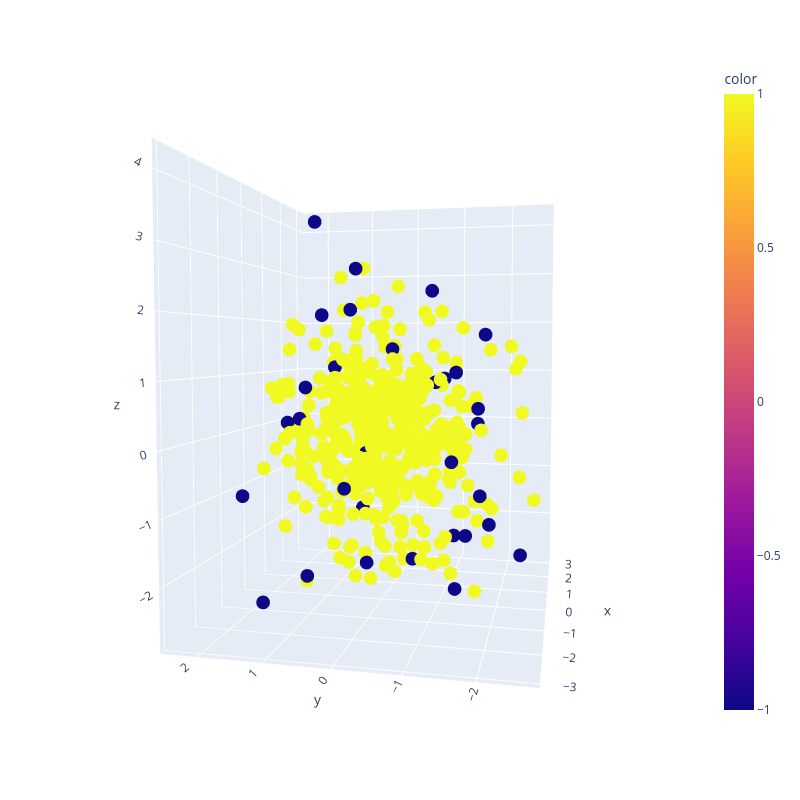

Source (notebook cell):
### Markdown cell above
One interesting technique that we can employ here is called 'One Class Support Vector Machine', which is an unsupervised learning version of a regular SVM. It is a popular anomaly detection method that will try to build a decision boundary around a single class using a hyperplane or hypersphere, thus making every other data point not in the single class considered to be an anomaly. Similarly to SVM, OCSVM depends heavily on the choice of kernel and offers the same charcuterie board of options as its cousin (rbf, polynomial, sigmoid, linear). OCSVM is able to learn rather complicated boundaries with several of the kernel choices, making it a strong candidate for the higher dimension data we are handling here. Another important concept to keep in mind for picking a technique is its algorithmic runtime complexity paired with the size of our data. SVM and thus OCSVM are computationally quite expensive; for a dataset with k features and n observations, they will both be $O(n^3)$ for training and $O(k)$ for making a prediction on a new data point. Our datasets are only several hundred rows each, so OCSVM can handle that amount of information with practically no difference in speed for a human observer compared to a linear runtime algorithm. Let's try out several of the choices and see if we can get a reasonable separation.

### Code cell
from sklearn.preprocessing import StandardScaler
from sklearn.decomposition import PCA
from sklearn.model_selection import train_test_split
from sklearn.svm import OneClassSVM
from sklearn.metrics import confusion_matrix, classification_report

np.random.seed(42)

# Adjust data for ingestion to OCSVM
statistics_D = MLTP_D.drop(columns = ['player', 'Dallas', 'season'])
players = MLTP_D['player']
seasons = MLTP_D['season']

# Standardize the data
scaler = StandardScaler()
data_D = scaler.fit_transform(statistics_D)

# Train the OCSVM model on the data
ocsvm = OneClassSVM(kernel = 'rbf', gamma = 0.1, nu = 0.01)
ocsvm.fit(data_D)

# Predict the anomalies
y_pred_D = ocsvm.predict(data_D)

# Print the number of anomalies detected
anomaly_total = (y_pred_D == -1).sum()
print(f'Number of anomalies detected: {anomaly_total}')

# Create a 3D interactive scatter plot of the data
fig = px.scatter_3d(MLTP_D, x = data_D[:,0], y = data_D[:,1], z = data_D[:,2], color = y_pred_D, hover_data = ['player', 'season'])
fig.update_layout(width = 800, height = 800)

fig.show()

### Figure 1 — Plotly figure (JSON) as saved in the notebook; plotly's stock layout.template omitted (floating-point values rounded to 4 significant figures; data arrays with more than 128 entries replaced by an {"elided": "..."} marker saying what was removed)
{"data": [{"customdata": {"elided": "477x2 mixed values"}, "hovertemplate": "x=%{x}<br>y=%{y}<br>z=%{z}<br>player=%{customdata[0]}<br>season=%{customdata[1]}<br>color=%{marker.color}<extra></extra>", "legendgroup": "", "marker": {"color": {"elided": "477 int values"}, "coloraxis": "coloraxis", "symbol": "circle"}, "mode": "markers", "name": "", "scene": "scene", "showlegend": false, "type": "scatter3d", "x": {"elided": "477 float values"}, "y": {"elided": "477 float values"}, "z": {"elided": "477 float values"}}], "layout": {"coloraxis": {"colorbar": {"title": {"text": "color"}}, "colorscale": [[0, "#0d0887"], [0.1111, "#46039f"], [0.2222, "#7201a8"], [0.3333, "#9c179e"], [0.4444, "#bd3786"], [0.5556, "#d8576b"], [0.6667, "#ed7953"], [0.7778, "#fb9f3a"], [0.8889, "#fdca26"], [1, "#f0f921"]]}, "height": 800, "legend": {"tracegroupgap": 0}, "margin": {"t": 60}, "scene": {"aspectmode": "auto", "aspectratio": {"x": 1.028, "y": 0.8455, "z": 1.151}, "camera": {"center": {"x": 0, "y": 0, "z": 0}, "eye": {"x": -2.13, "y": -0.4672, "z": 0.1207}, "projection": {"type": "perspective"}, "up": {"x": 0, "y": 0, "z": 1}}, "domain": {"x": [0, 1], "y": [0, 1]}, "xaxis": {"title": {"text": "x"}, "type": "linear"}, "yaxis": {"title": {"text": "y"}, "type": "linear"}, "zaxis": {"title": {"text": "z"}, "type": "linear"}}, "width": 800}}
